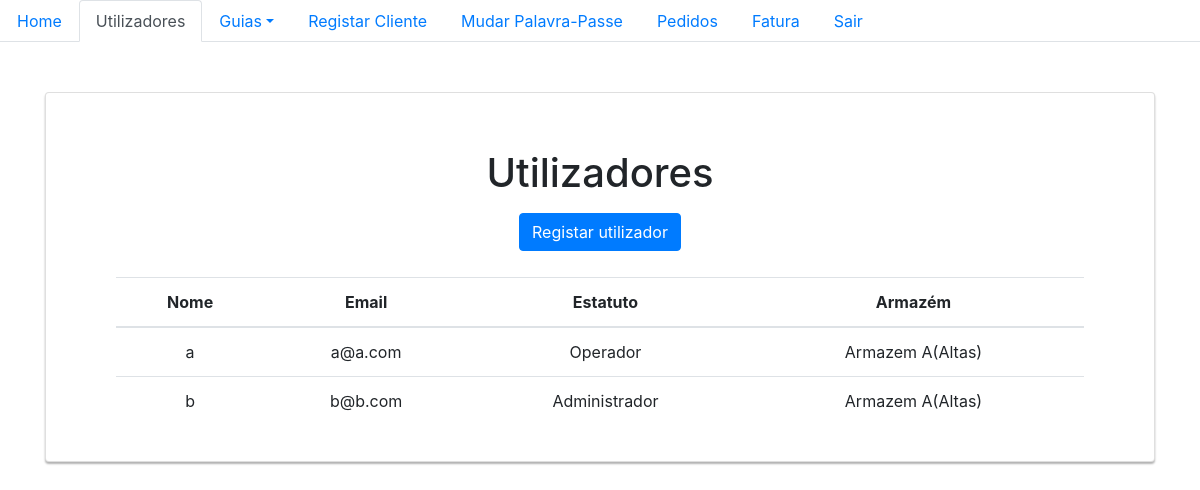
The page /ListarUtilizadores.php on the database as committed earlier.
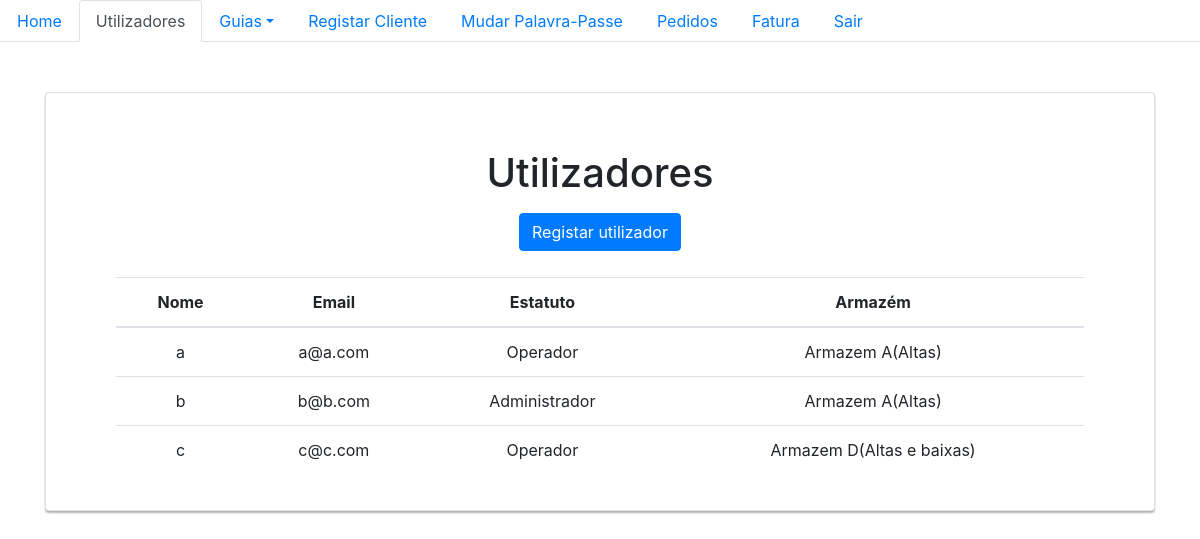
The same page on the database as committed later.
### tables this page shows
CREATE TABLE `utilizador` (
  `id` int(11) NOT NULL,
  `perfil_id` int(4) NOT NULL,
  `armazem_id` int(3) NOT NULL,
  `nome` text NOT NULL,
  `email` text NOT NULL,
  `password` text NOT NULL
);

CREATE TABLE `perfil` (
  `id` int(11) NOT NULL,
  `nome` text NOT NULL
);

CREATE TABLE `armazem` (
  `id` int(11) NOT NULL,
  `nome` text NOT NULL,
  `espaco` int(5) NOT NULL,
  `custo_carga` decimal(5,2) NOT NULL,
  `custo_descarga` decimal(5,2) NOT NULL
);

### ListarUtilizadores.php (the view, shortened to what this page needs)
<!DOCTYPE html>
<html lang=pt dir="ltr">
<?php
include 'navbarAdmin.php';
include 'db.php';
        ?>
<head>
    <link rel="stylesheet" href="https://stackpath.bootstrapcdn.com/bootstrap/4.3.1/css/bootstrap.min.css">
</head>
<body>
    <div class="container">
        <div class="card card-container" style="text-align:center; width:100%; max-width: 100000px">
            <p id="profile-name" class="profile-name-card"></p>
            <form class="container" action="ListarUtilizadores.php" method="post">
                <div style="text-align:center">
                    <h1 style="margin-bottom:1rem;">Utilizadores</h1>
                    <button type="button" class="btn btn-primary" style="margin-bottom:1rem;" data-toggle="modal" data-target="#exampleModal">
                        Registar utilizador
                    </button>
                    <div class="container">
                        <table class="table" style="font-size:16px;">
                            <thead>
                                <tr>
                                    <th>Nome</th>
                                    <th>Email</th>
                                    <th>Estatuto</th>
                                    <th>Armazém</th>
                                </tr>
                            </thead>
                            <tbody>
                                <?php
                                $dado = mysqli_query($conn, "SELECT * FROM utilizador");
                                foreach ($dado as $eachRow) {
                                    $Nome = $eachRow['nome'];
                                    $email = $eachRow['email'];
                                    $EstatutoID = $eachRow['perfil_id'];
                                    $ArmazemID = $eachRow['armazem_id'];
                                    $query = mysqli_query($conn, "SELECT * FROM armazem WHERE id=$ArmazemID");
                                    $getQuery = mysqli_fetch_array($query);
                                    $ArmazemNome  = $getQuery['nome'];
                                    $query2 = mysqli_query($conn, "SELECT * FROM perfil WHERE id=$EstatutoID");
                                    $getQuery2 = mysqli_fetch_array($query2);
                                    $PerfilNome  = $getQuery2['nome'];
                                    echo '<tr>';
                                    echo '<td> ' . $Nome . '</td>';
                                    echo '<td> ' . $email . '</td>';
                                    echo '<td> ' . $PerfilNome . '</td>';
                                    echo '<td> ' . $ArmazemNome . '</td>';
                                    echo '</tr>';
                                }
                                ?>
                            </tbody>
                        </table>
                    </div>
                </div>
            </form>
        </div>
    </div>
</body>
</html>

Rows that differ between the two databases and show on the page:
added utilizador: nome "c", email "c@c.com", perfil.nome "Operador", armazem.nome "Armazem D(Altas e baixas)"
